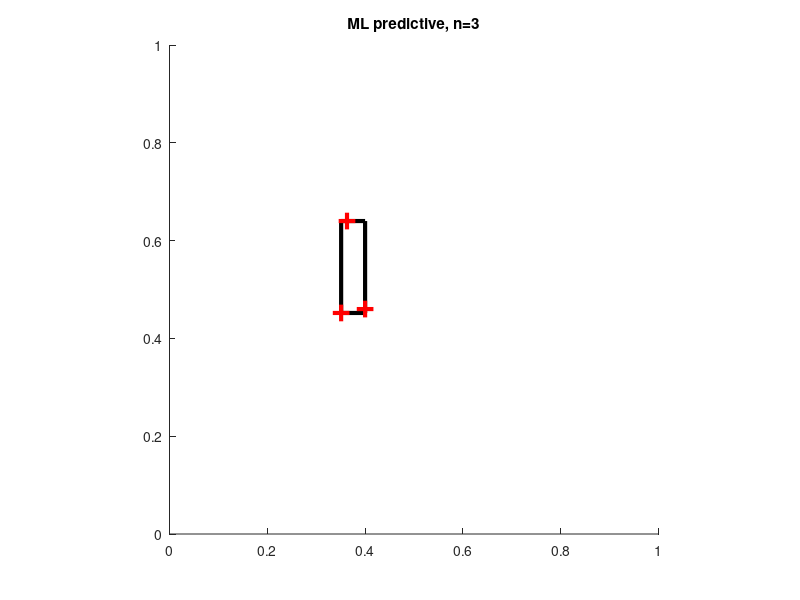

Recreate this plot in MATLAB. (Note: this script raises an error after producing the figure.)
%% Josh Tenenbaum's Healthy Levels Game
%
%%

% This file is from pmtk3.googlecode.com

function healthyLevels()
no = 0; yes = 1;
data = generateData();     % [cholesterol, insulin]
[left right bottom top scale1 scale2] = calcDataRange(data,size(data,1));

plotML();
priorFn = @uninfPrior;
genFn = @generalizationUninfPrior;
priorType = 'uninfPrior';

%plotPriorPost();
%%
plotGeneralizations();
%%
%plotPostSamples();
%%
plotBayes();
%%
if 0
    priorFn = @expPrior;
    genFn = @generalizationExpPrior;
    priorType = 'expPrior';
end

%placeFigures();
return;
%%
%% Distributions
    function p = uninfPrior(h)
        s1 = h(:,1); s2 = h(:,2);
        p = 1./(s1.*s2);
    end
%%
    function p = expPrior(h)
        s1 = h(:,1); s2 = h(:,2);
        sigma1 = 0.5;    sigma2 = 0.5;
        p = exp(-((s1/sigma1).*(s2/sigma2)));
    end
%%
    function lik = likelihood(h,data)
        n = size(data,1);
        s1 = h(:,1); s2 = h(:,2);
        [cMin cMax iMin iMax cScale iScale] = calcDataRange(data,n);
        indicator = @(s1,s2)((s1 > cScale) .* (s2 > iScale));
        lik = (1./((s1.*s2).^n)).*indicator(s1,s2);
    end
%%
    function p = posteriorFn(h,data)
        p = likelihood(h,data) .* priorFn(h); %Unnormalized
    end
%%
    function p = generalizationUninfPrior(y,X)
        n = size(X,1);
        [d1 d2 X1scale X2scale] = neighbour(y,X);
        %p = 1 ./ ((n*(n-1)*n*(n-1))*((X1scale + d1).^(n-1)).* ...
        %   ((X2scale + d2).^(n-1)));
        denom = ((1+( d1/X1scale  )).*(1+( d2/X2scale  )));
        p  = (1./denom).^(n-1); % Tenenbaum thesis eqn 3.16
    end
%%
    function p = generalizationExpPrior(y,X)
        sigma1 = 0.5; sigma2 = 0.5;
        lambda = 1; % 1 is lower bound, 2 is upper bound
        [d1 d2 X1scale X2scale] = neighbour(y,X);
        n = size(X,1);
        numer = exp(- ( (d1/sigma1) + (d2/sigma2)));
        denom = ((1+( d1/X1scale  )).*(1+( d2/X2scale  ))).^(n-lambda);
        p = numer ./ denom; % Tenenbaum thesis eqn 3.17
    end
%%
    function [d1 d2 X1scale X2scale] = neighbour(y,X)
        % Calculate d1,d2 from the data. dj(i) is 0 whenever y(i,j) is
        % within the span of the data X, otherwise its the distance to the
        % nearest neighbour along the jth dimension.
        [X1min X1max X2min X2max X1scale X2scale] ...
           = calcDataRange(X,size(X,1));
        d1 = ((y(:,1) < X1min).*abs(y(:,1) - X1min)) + ...
             ((y(:,1) > X1max).*abs(X1max - y(:,1)));
        d2 = ((y(:,2) < X2min).*abs(y(:,2) - X2min)) + ...
             ((y(:,2) > X2max).*abs(X2max - y(:,2)));
    end
%%
%% Plotting Functions
    function plotPriorPost()
        figure;
        plotSurface(@(h)priorFn(h), [], no, no, no, ...
            [0 1 0 1 0 0.03], priorType);
        shading interp;
        printPmtkFigure(sprintf('%healthyLevels%s', priorType));
        points = [3 12];
        %zscale = [0.05 0.1 0.15];
        for i=1:length(points)
            figure;
            %scale = [0 1 0 1 0 zscale(i)];
            scale = [];
            plotSurface(@(h,data)posteriorFn(h, data), ...
                data(1:points(i), :),yes, no, no, scale,...
                {sprintf('Posterior, n=%d, %s', points(i), priorType)});
            shading interp;
            fname = sprintf('healthyLevelsPost%d%s', points(i), priorType);
            printPmtkFigure(fname);
        end
    end
%%
    function plotGeneralizations()
        points = [3 12];
        for i=1:length(points)
            figure;
            ttl = sprintf('p(X in h | D(1:%d), uninf prior)', points(i));
            %scale = [0 1 0 1 0 0.0002];
            %scale = [0 0.5 0 0.5 0 0.1];
            scale = [];
            plotSurface(@(Y,X)genFn(Y,X),data(1:points(i),:),yes,yes,no,...
                scale, ttl, false);
            fname = sprintf('healthyLevelsGen%d%s', points(i), priorType);
            printPmtkFigure(fname);
        end
    end
%%
    function plotPostSamples()
        %% See function plotSampledHypotheses for details
        points = [3 12];
        for i=1:length(points)
            figure;
            ttl = sprintf('samples from p(h|D(1:%d)), %s', points(i),...
                priorType);
            %plotSampledHypotheses(@(h,data)posteriorFn(h, ...
            %                     data(1:points(i),:)),...
            %					  data(1:points(i),:),no,ttl);
            plotSampledHypotheses(@(h,d)posteriorFn(h,d), ...
                data(1:points(i),:), no, ttl);
            fname = sprintf('healthyLevelsSamples%d%s',...
                points(i), priorType);
            printPmtkFigure(fname);
        end
    end
%%
    function plotSampledHypotheses(post,data,newFigure,plotTitle)
        %% Sample some scales from the posterior and plot rectangles
        % with these scales centered on the data.
        % Shade them by probability.
        if(newFigure)
            figure('Color',[1,1,1]);
        end
        seed = 3; randn('state', seed);  rand('state', seed);
        stepSize = 0.01;
        [x, y] = meshgrid(stepSize:stepSize:1,stepSize:stepSize:1);
        s1 = x(:);
        s2 = y(:);
        h = [s1,s2]; % Entire hypothesis range
        p = post(h,data);
        pNorm = p ./ sum(p);
        N = 10;
        ndx = sampleDiscrete(pNorm,1,N);
        sampleScale1 = x(ndx);
        sampleScale2 = y(ndx);
        plot(data(:,1),data(:,2),'+r','MarkerSize',12,'linewidth',3);
        hold on
        [cMin cMax iMin iMax cScale iScale] = calcDataRange...
            (data, size(data, 1));
        % cScale is horizontal range of the data
        % Frame the data symmetrically,(L(i,1),L(i,2) is lower left corner)
        L(:,1) = cMin - ((sampleScale1 - cScale)./2);
        L(:,2) = iMin - ((sampleScale2 - iScale)./2);
        
        colors = colorScheme(sortrows(pNorm(ndx),-1));
        colors = colors - 0.5
        for i=1:N
            rectangle('Position',[L(i,1), L(i,2), sampleScale1(i),...
                sampleScale2(i)],'LineWidth',3,...
                'EdgeColor',colors(i,:));
        end
        title(plotTitle);
        axis([0.2 0.7 0.25 0.8]);
    end
%%
    function plotML()
        points = [3 12];
        for i=1:length(points);
            figure;
            plotMinRule(data(1:points(i),:),no);
            title(sprintf('ML predictive, n=%d', points(i)))
            fname = sprintf('healthyLevelsMLpred%d', points(i));
            printPmtkFigure(fname);
        end
    end
%%
    function plotBayes()
        points = [3 12];
        for i=1:length(points);
            figure;
            plotContour(@(Y,X)genFn(Y,X),data(1:points(i),:),...
                yes,yes,no,'','','');
            title(sprintf('Bayes predictive, n=%d, %s', points(i),...
                priorType))
            fname = sprintf('healthyLevelsBayesPred%d%s', points(i),...
                priorType);
            printPmtkFigure(fname);
        end
    end

%%
    function plotMinRule(data,newFigure)
        % Plot the data and the smallest rectangle completely enclosing
        % that data.
        if(newFigure)
            figure;
        end
        [cMin cMax iMin iMax cScale iScale] = calcDataRange...
            (data, size(data, 1));
        rectangle('Position',[cMin, iMin, cScale, iScale], 'linewidth', 3);
        hold on;
        plot(data(:,1),data(:,2),'+r','MarkerSize',12,'linewidth',3);
        f = 0.1;
        %axis([left-f,right+f,bottom-f,top+f]);
        axis([0 1 0 1])
        axis square;
        %xlabel('Cholesterol');
        %ylabel('Insulin');
        %turnOffTickLabels;
    end
%%
    function plotContour(func, data, dependsOnData,...
            plotDataToo, newFigure, xlab, ylab, plotTitle)
        %% Plot the contour of the specified function.
        if(newFigure)
            figure;
        end
        [x y p] = formatForPlot(func,data,dependsOnData);
        contour(x, y, p, 'linewidth', 3)
        colormap(gray);
        hold on;
        if(plotDataToo)
            plot(data(:,1),data(:,2),'+r','MarkerSize',12,'linewidth',3);
        end
        %f = 0.3;
        %axis([left-f,right+f,bottom-f,top+f]);
        axis square;
        title(plotTitle);
        xlabel(xlab);
        ylabel(ylab);
        %turnOffTickLabels;
    end
%%

    function plotSurface(func, data, dependsOnData,...
            solid, newFigure, scale, plotTitle, changeView)
        %% Plot the surface of the specified function
        if nargin<8, changeView=true; end
        if(newFigure)
            figure;
        end
        [C,I,p] = formatForPlot(func,data,dependsOnData);
        view([123.5 32]);
        grid('on');
        hold on;
        if(solid)
            surf(C,I,p,'FaceColor','blue','EdgeColor','none', 'linewidth', 3);
        else
            surf(C,I,p, 'linewidth', 3);
        end
        camlight right;
        lighting phong;
        %xlabel( 's1' );
        %ylabel( 's2');
        zlabel( 'p');
        title(plotTitle);
        if ~isempty(scale), axis(scale); end
        % turnOffTickLabels;
    end
%%
    function  [x y p] = formatForPlot(func, data, dependsOnData)
        %% Prepare data for plotting by contour, surf, etc.
        stepSize = 0.01;
        [x, y] = meshgrid(stepSize:stepSize:1,stepSize:stepSize:1);
        [rows cols] = size(x);
        s1 = x(:);
        s2 = y(:);
        h = [s1 s2];
        if(dependsOnData)
            p = func(h,data);
        else
            p = func(h);
        end
        p = normalize(p);
        p = reshape(p, rows, cols);
    end

%% Helper Functions
%%
    function data = generateData()
        %% Generate the synthetic data - positive examples only
        % Healthy levels we are trying to discover
        cLow = 0.35; cHigh = 0.55;
        iLow = 0.45; iHigh = 0.65;
        
        if(0) % Use randomly generated data
            n = 12;
            seed = 42;
            rand('seed',seed);
            data = rand(n,2);
            data(:,1) = data(:,1)*(cHigh - cLow) + cLow;
            data(:,2) = data(:,2)*(iHigh - iLow) + iLow;
        else % Cheat and use interesting looking data.
            c =  [0.351 ; 0.363 ; 0.40 ; 0.54 ;...
                  0.45 ; 0.49 ; 0.48 ; 0.50; 0.45; 0.41; 0.53; 0.54 ];
            i =  [0.452 ; 0.64 ; 0.46 ; 0.55; 0.55 ;...
                  0.50 ; 0.49 ; 0.61; 0.58; 0.46; 0.53; 0.64];
            data = [c i];
        end
    end
%%
    function [cMin cMax iMin iMax cScale iScale] = calcDataRange(data, n)
        %% Calculate the range of the first n data points
        cMin = min(data(1:n,1)); cMax = max(data(1:n,1));
        iMin = min(data(1:n,2)); iMax = max(data(1:n,2));
        cScale = cMax - cMin;
        iScale = iMax - iMin;
    end
%%
    function colors = colorScheme(samples)
        %% Map relative probability mass to greyscale
        minColor = 0.96;
        colors = 1 - samples;
        colors = max(0,colors - 0.1);
        colors(colors > minColor) = minColor;
        colors = repmat(colors,1,3);
    end
%%
    function turnOffTickLabels()
        %% Turns off numeric tick labels on the currnt graph.
        set(gca, 'XTickLabel',[]);
        set(gca, 'YTickLabel',[]);
        set(gca, 'ZtickLabel',[]);
    end
end %EOF
